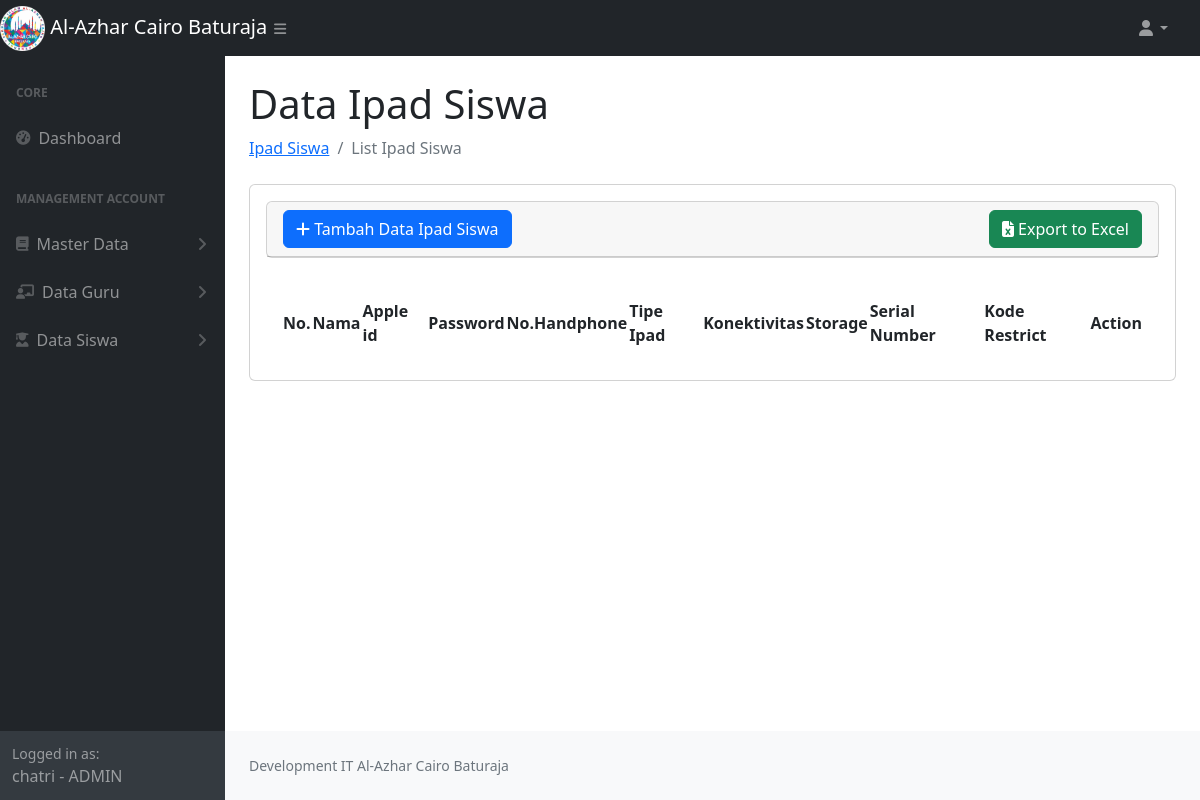
/data_ipad_siswa.php (signed in), run on an earlier commit of the app's database.
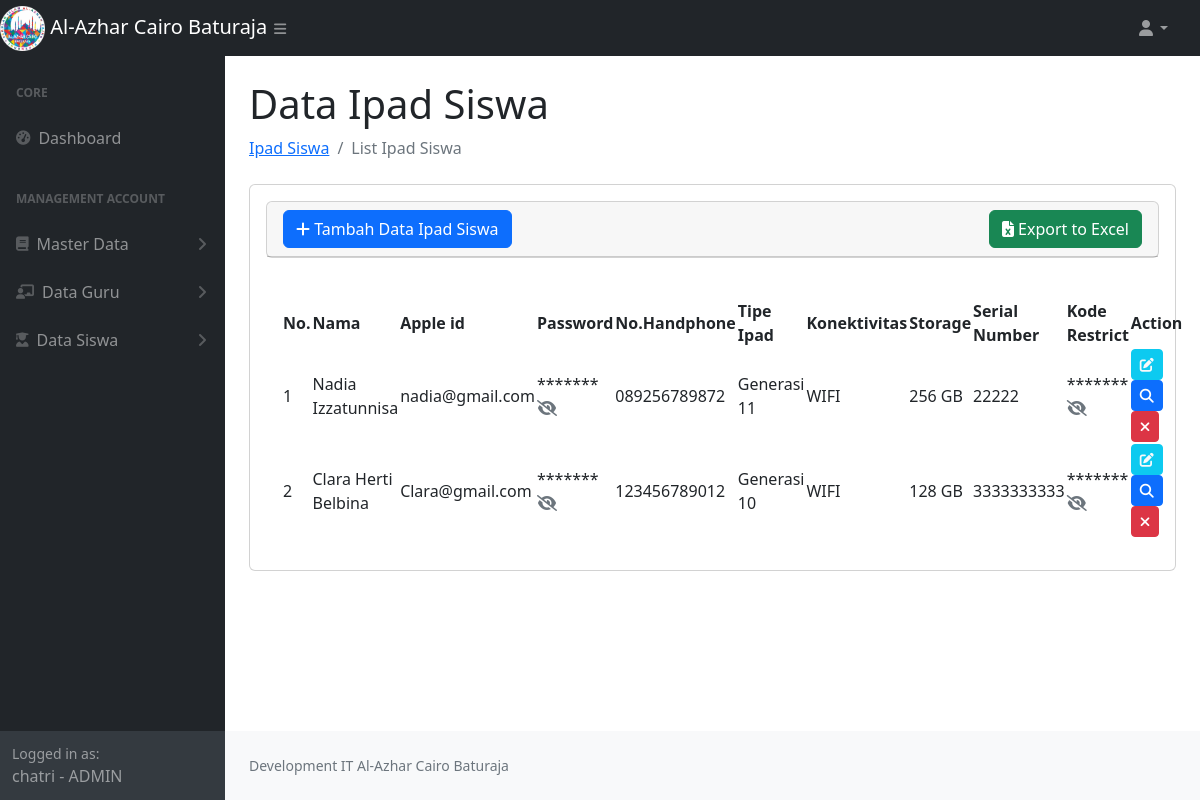
And on a later commit of the database.
### tables this page shows
CREATE TABLE `dataipad` (
  `id_apple` int NOT NULL AUTO_INCREMENT,
  `nama` varchar(200) NOT NULL,
  `apple_id` varchar(200) NOT NULL,
  `password` varchar(100) NOT NULL,
  `no_handphone` varchar(50) NOT NULL,
  `tipe_ipad` varchar(100) NOT NULL,
  `konektivitas` varchar(50) NOT NULL,
  `storage` varchar(20) NOT NULL,
  `serial_number` varchar(50) NOT NULL,
  `kode_restrict` varchar(20) NOT NULL,
  `type` enum('Guru','Siswa') DEFAULT NULL,
  `image` text,
  PRIMARY KEY (`id_apple`)
);

### data_ipad_siswa.php (the view, shortened to what the changed rows need)
<?php
require_once 'function.php';
$type = 'Siswa';
$sql = "SELECT * FROM dataipad WHERE type = ?";
$stmt = $conn->prepare($sql);
$stmt->bind_param("s", $type);
$stmt->execute();
$result = $stmt->get_result();
$dataIpadGuru = [];
while ($row = $result->fetch_assoc()) {
    $dataIpadGuru[] = $row;
}
?>
<!DOCTYPE html>
<html lang="en">
    <head>
        <link href="https://cdn.jsdelivr.net/npm/simple-datatables@7.1.2/dist/style.min.css" rel="stylesheet" />
        <link href="css/styles.css" rel="stylesheet" />
        <link rel="stylesheet" href="https://cdnjs.cloudflare.com/ajax/libs/toastr.js/latest/toastr.css">
        <link rel="stylesheet" href="https://cdnjs.cloudflare.com/ajax/libs/font-awesome/6.7.2/css/all.min.css">
    </head>
    <body class="sb-nav-fixed">
        <div id="layoutSidenav">
            <div id="layoutSidenav_content">
                <main>
                    <div class="container-fluid px-4">
                        <h1 class="mt-4">Data Ipad Siswa</h1>
                        <div class="card mb-4">
                            <div class="card-body">
                            <div class="card-body">
                                <table id="datatablesSimple">
                                    <thead>
                                        <tr>
                                            <th>No.</th>
                                            <th>Nama</th>
                                            <th>Apple id</th>
                                            <th>Password</th>
                                            <th>No.Handphone</th>
                                            <th>Tipe Ipad</th>
                                            <th>Konektivitas</th>
                                            <th>Storage</th>
                                            <th>Serial Number</th>
                                            <th>Kode Restrict</th>
                                            <th>Action</th>
                                        </tr>
                                    </thead>
                                    <tbody>
                                        <?php
                                            foreach ($dataIpadGuru as $key => $data) {
                                        ?>
                                        <tr>
                                            <td><?= $key + 1; ?></td>
                                            <td><?= $data['nama']; ?></td>
                                            <td><?= $data['apple_id']; ?></td>
                                            <td>
                                                <span>*******</span>
                                                <a href="javascript:void(0)" class="show-password text-muted" title="Lihat Password" data-password="<?= $data['password']; ?>">
                                                    <i class="fas fa-eye-slash"></i>
                                                </a>
                                            </td>
                                            <td><?= $data['no_handphone']; ?></td>
                                            <td><?= $data['tipe_ipad']; ?></td>
                                            <td><?= $data['konektivitas']; ?></td>
                                            <td><?= $data['storage']; ?></td>
                                            <td><?= $data['serial_number']; ?></td>
                                            <td>
                                                <span>*******</span>
                                                <a href="javascript:void(0)" class="show-restrict text-muted" title="Lihat Kode Restrict" data-restrict="<?= $data['kode_restrict']; ?>">
                                                    <i class="fas fa-eye-slash"></i>
                                                </a>
                                            </td>
                                            <td>
                                                <a href="javascript:void(0)" data-url="<?= 'show_ipad_guru.php' ?>" data-id="<?= $data['id_apple'] ?>" class="edit btn btn-info btn-sm text-light "> <i class="fas fa-edit"></i></a>
                                                  <a href="javascript:void(0)" data-url="<?= 'show_ipad_guru.php' ?>" data-id="<?= $data['id_apple'] ?>" class="detail btn btn-primary btn-sm"> <i class="fas fa-search"></i></a>
                                                <a href="javascript:void(0)" data-url="<?= 'delete_ipad_guru.php' ?>" data-id="<?= $data['id_apple'] ?>" class="delete btn btn-danger btn-sm"> <i class="fas fa-times"></i></a>
                                            </td>
                                        </tr>
                                        <?php
                                            }
                                        ?>
                                    </tbody>
                                </table>
                            </div>
                        </div>
                    </div>
                </main>
            </div>
        </div>
    </body>
</html>

What changed in the data, as far as the page shows it:
added dataipad: nama "Nadia Izzatunnisa", apple "nadia@gmail.com", no_handphone "089256789872", tipe_ipad "Generasi 11", konektivitas "WIFI", storage "256 GB", serial_number "22222"
added dataipad: nama "Clara Herti Belbina", apple "Clara@gmail.com", no_handphone "123456789012", tipe_ipad "Generasi 10", konektivitas "WIFI", storage "128 GB", serial_number "3333333333"
